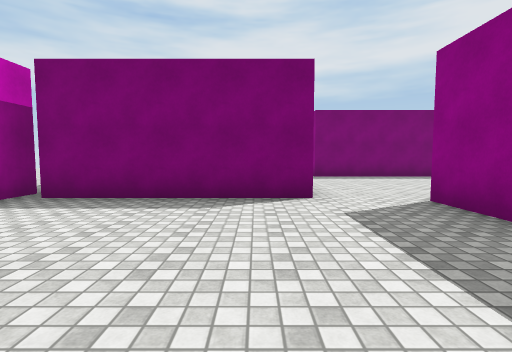
View 1 (above)

19 first-person views from a walk through a scene from a Unity 3-D project. The camera is 1.3 m above the floor, tilts 4° down and sees 85° across. The floor is counted in squares, 2 m on a side. Each view is taken from the middle of a square. On the plan, view 1 faces up. The plan holds only what a view shows up to about 9 squares ahead; the rest is blank. The place goes on beyond the plan. Surface patterns are stand-ins for the level's own textures.

View 2
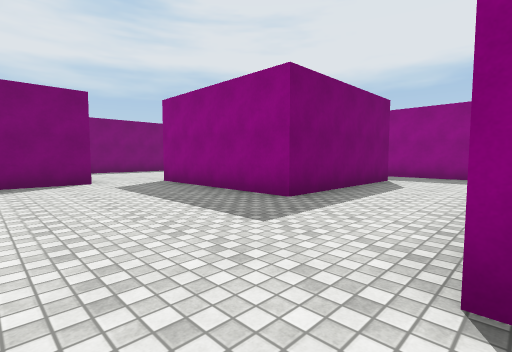

View 3
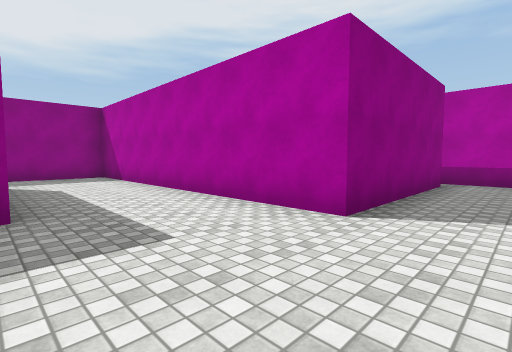

View 4
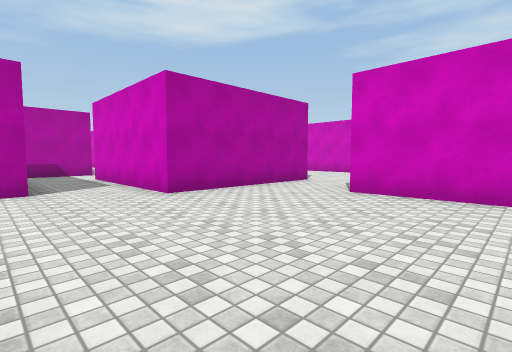

View 5
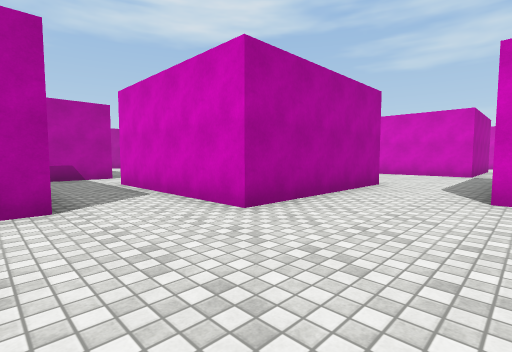

View 6
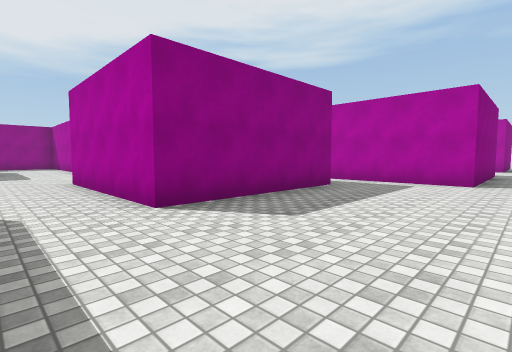

View 7
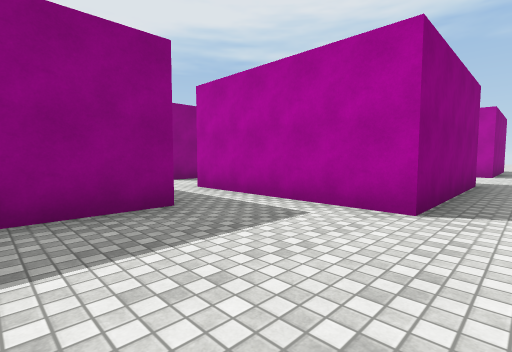

View 8
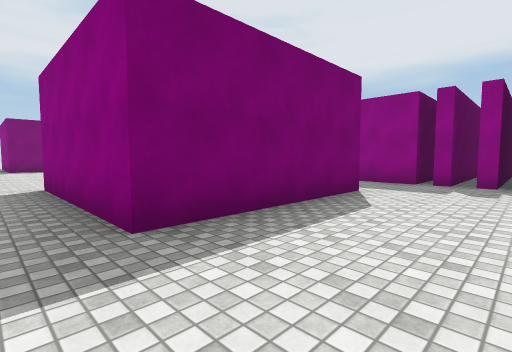

View 9
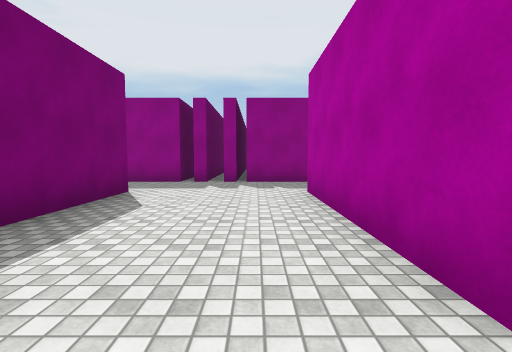

View 10
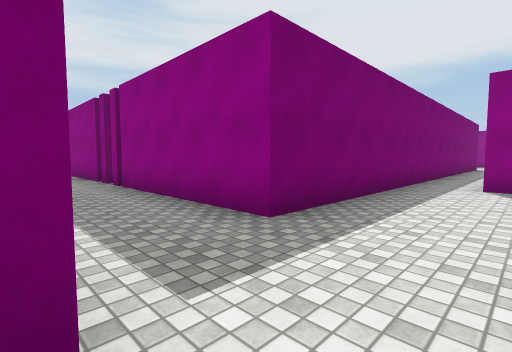

View 11
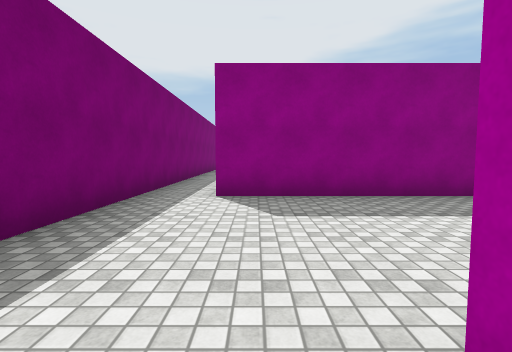

View 12
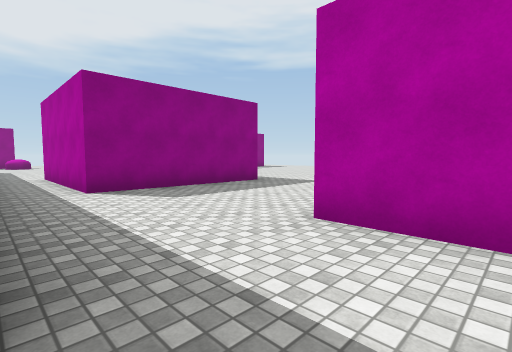

View 13
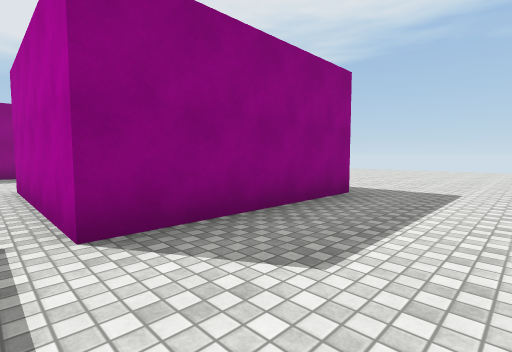

View 14
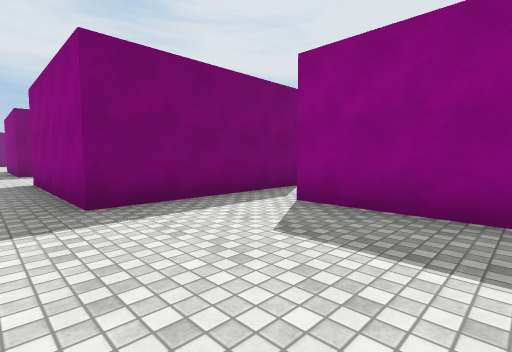

View 15
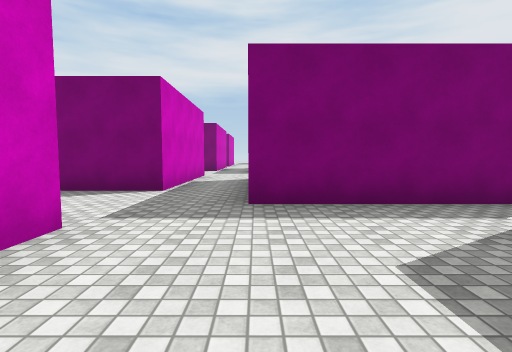

View 16
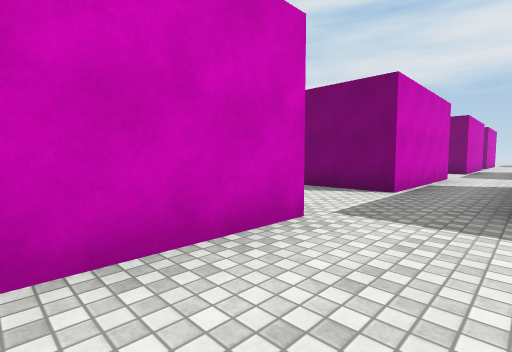

View 17
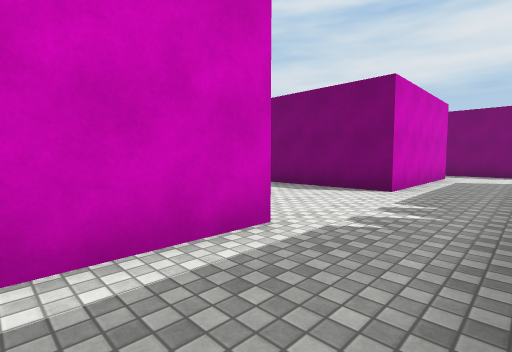

View 18
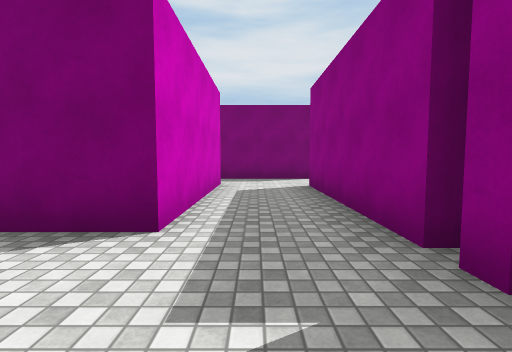

View 19
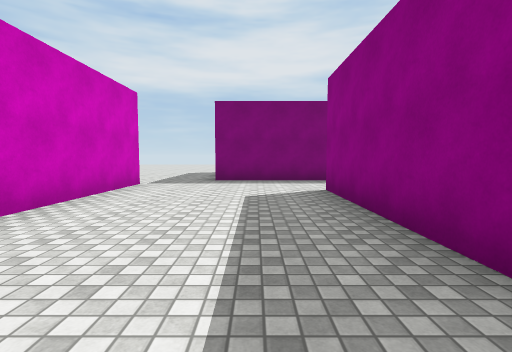

### Floor plan
Points are (right, up) in squares from view 1. A wall is a line through its corners. A room is listed if a view was taken in it or the views show most of it. See-through windows are left out.
Room 1 (views 1, 3, 4, 5)
walls: (1, 4.4) (-3.4, 4.4); (0.4, -2.8) (8.5, -2.8) (8.5, 0.2); (-3.4, -1.6) (-1.4, -1.6); (6.9, -0.2) (2.6, -0.2) (2.6, 4.1); (-3.8, 4.9) (-3.8, 0.5)
ways out: opening at (-0.5, -1.5) to room 2; opening at (-4.5, -0.5) to room 4; opening at (2, 4); opening at (7.5, 0.5)
Room 2 (views 2, 8, 9, 11, 12, 17, 18)
walls: (-0.1, -12.1) (-1.8, -12.1) (-1.8, -7.8) (0.6, -7.8); (2.1, -12.7) (-1.9, -12.7); (2.4, -13.5) (-1.8, -13.5) (-1.8, -13.1); (-8.1, -15) (-3.8, -15) (-3.8, -17); (-3.4, -20.5) (-1.2, -20.5); (-3.8, -7.4) (-3.8, -11.6) (-8.1, -11.6) (-8.1, -7.4); (0.4, -7.1) (0.4, -2.8); (-9.8, -13.4) (-9.8, -14.6); (7, -18) (-1.8, -18) (-1.8, -13.8); (2.6, -23.5) (2.6, -19.3) (6.9, -19.3); (-1.4, -1.6) (-1.4, -5.8) (-4.1, -5.8)
ways out: opening at (-0.5, -1.5) to room 1; opening at (-9, -7) to room 4; opening at (-4.5, -6.5) to room 4; opening at (-9, -15) to room 5; opening at (-4.5, -20) to room 5; opening at (6, -19)
Room 3 (view 6)
walls: (-10.4, -0.4) (-9.8, -0.4)
ways out: opening at (-8.5, -0.5) to room 4
Room 4 (views 7, 19)
walls: (-5.6, -5.9) (-5.6, -1.6) (-3.4, -1.6); (-8.1, -7.4) (-3.8, -7.4); (-9.8, -0.4) (-9.8, -4.1); (-5, 0.6) (-8.1, 0.6)
ways out: opening at (-4.5, -0.5) to room 1; opening at (-9, -7) to room 2; opening at (-4.5, -6.5) to room 2; opening at (-8.5, -0.5) to room 3
Room 5 (views 10, 13, 14, 15, 16)
walls: (-9.8, -20.4) (-9.8, -23); (-5.6, -23.5) (-5.6, -20.5) (-3.4, -20.5); (-3.8, -19.2) (-8.1, -19.2) (-8.1, -15); (-9.8, -14.6) (-9.8, -17.7) (-10.5, -17.7)
ways out: opening at (-9, -15) to room 2; opening at (-4.5, -20) to room 2

Positions as (right, up) in squares from view 1, and headings:
1: (0, 0), facing up
2: (-1, -3), facing up-right
3: (-1, 0), facing down-right
4: (1, 3), facing down-left
5: (1, 1), facing down-left
6: (-9, 0), facing down-right
7: (-9, -4), facing down-right
8: (-9, -14), facing up-right
9: (-9, -14), facing right
10: (-4, -20), facing up-right
11: (-2, -20), facing right
12: (-3, -18), facing down-right
13: (-8, -20), facing down-right
14: (-9, -23), facing up-right
15: (-8, -23), facing up
16: (-8, -23), facing up-left
17: (-2, -17), facing up-left
18: (-3, -14), facing up
19: (-7, -7), facing up
